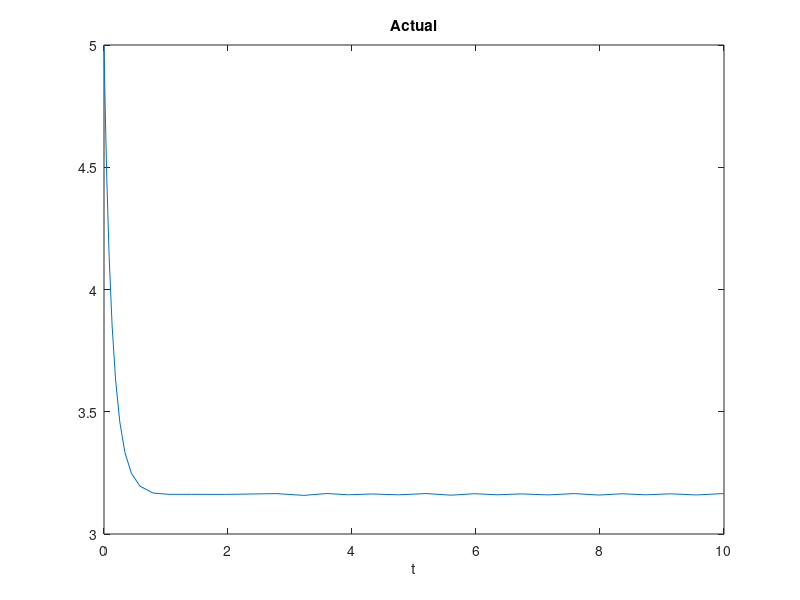

Recreate this plot in MATLAB. (Note: this script raises an error after producing the figure.)
% clear; close all;
rossler = @(t,X) [10-X^2];

% Plot (x,y,z)
[t,y]=ode23(rossler,[0 10],[5]);

figure;
plot(t,y);
title('Actual'); xlabel('t'); 

sol = gecEx;